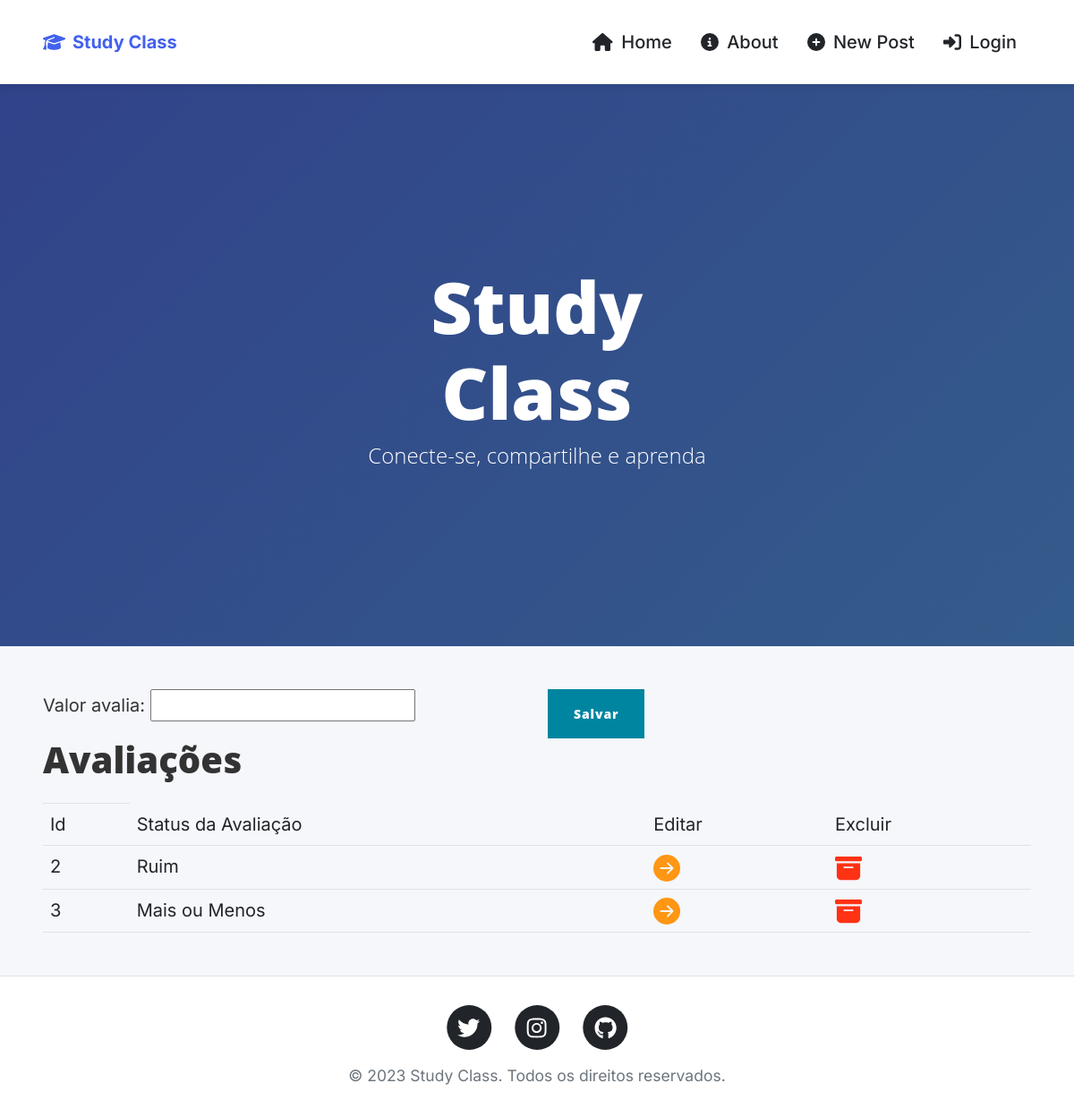
The page /new_avalia/ on the database its author committed.
### socialapp/models.py (models this page shows, shortened)
class Avalia(models.Model):
    id_avalia = models.AutoField(primary_key=True)
    valor_avalia = models.CharField(max_length=255)

### socialapp/views.py (the view)
# urls.py: path('new_avalia/', new_avalia, name='new_avalia'),
def new_avalia(request):
    avas = Avalia.objects.all()
    form = AvaliaForms()
    if request.method=='POST':
        form =AvaliaForms(request.POST, request.FILES)
        if form.is_valid():
            obj = form.save()
            obj.save()
            form= AvaliaForms()
    return render(request, 'social/new_avalia.html', {'form':form, 'avas':avas})

### socialapp/forms.py
class AvaliaForms(forms.ModelForm):
    class Meta:
        model = Avalia
        fields ="__all__"

### socialapp/templates/social/new_avalia.html (shortened to what this page needs)
{% extends 'social/base.html' %}
{% block content %}
    <form method="post" enctype="multipart/form-data">
        <div class="row">
            <div class="col-6">
                {{ form}}
            </div>
            <div class="col-6">
                 <input type="submit" value="Salvar" class="btn btn-primary">
            </div>
        </div>
    </form>
    <div>
        <h1>Avaliações</h1>
        <table class="table">
        <th>
        <tr>
            <td>Id</td>
            <td>Status da Avaliação</td>
            <td>Editar</td>
            <td>Excluir</td>
        </tr>
        </th>
            {% for ava in avas %}
                <tr>
                    <td>{{ ava.id_avalia }}</td>
                    <td>{{ ava.valor_avalia }}</td>
                    <td><a href="{% url 'editar_avalia' ava.id_avalia %}"><svg xmlns="http://www.w3.org/2000/svg" width="30" height="30" fill="rgb(255,150,20)" class="bi bi-arrow-right-circle-fill" viewBox="0 0 16 16">
  <path d="M8 0a8 8 0 1 1 0 16A8 8 0 0 1 8 0M4.5 7.5a.5.5 0 0 0 0 1h5.793l-2.147 2.146a.5.5 0 0 0 .708.708l3-3a.5.5 0 0 0 0-.708l-3-3a.5.5 0 1 0-.708.708L10.293 7.5z"/>
</svg></a></td>
                    <td><a href="{% url 'deleta_avalia' ava.id_avalia %}"></a></td>
                </tr>
            {% endfor %}
        </table>
    </div>
{% endblock content %}

### socialapp/static/css/style.css (style rules this page uses)
:root { --primary-color: #4361ee; --secondary-color: #3f37c9; --accent-color: #4895ef; --light-color: #f8f9fa; --dark-color: #212529; --success-color: #4cc9f0; --danger-color: #f72585; --warning-color: #f8961e; --info-color: #43aa8b; }
body { font-family: 'Inter', sans-serif; background-color: #f5f7fb; color: #333; }

### socialapp/templates/social/base.html (style rules this page uses)
:root { --primary-color: #4361ee; --secondary-color: #3f37c9; --accent-color: #4895ef; --light-color: #f8f9fa; --dark-color: #212529; --success-color: #4cc9f0; --danger-color: #f72585; --warning-color: #f8961e; --info-color: #43aa8b; }
body { font-family: 'Inter', sans-serif; background-color: #f5f7fb; color: #333; }

### rows shown on the page
Avalia: id_avalia "2", valor_avalia "Ruim"
Avalia: id_avalia "3", valor_avalia "Mais ou Menos"
